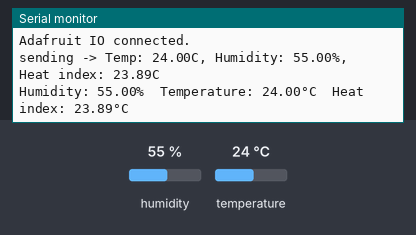
Simulated run of this sketch. Board: Arduino Uno, built with avr-gcc and run on an emulated ATmega328P. On the bench: the last lines printed to the serial monitor. The inputs (shaded band) are chosen by the test bench; at power-on: humidity 55 %, temperature 24 °C.

Above: at 2.7 s.
2.8 s: humidity set to 22 %
At 5.4 s:
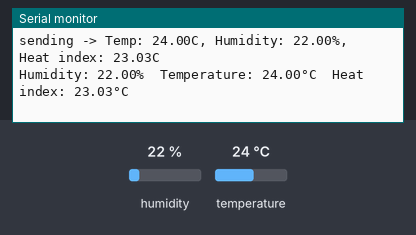
6.8 s: temperature set to 12 °C
At 9.3 s:
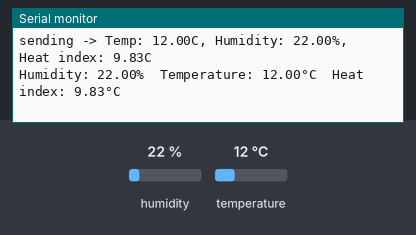
10.8 s: humidity set to 40 %
At 12.1 s:
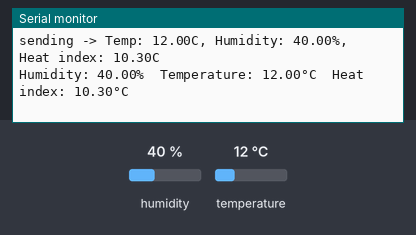
Timing chart, 0 to 13.8 s (numbered marks = the images above; inputs shaded):
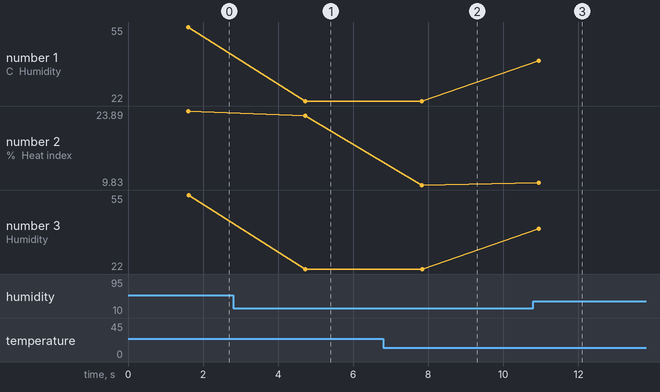

The sketch:

adafruitio_00_publish.ino
```cpp
#include "AdafruitIO_WiFi.h"
#include "config.h"
#include "DHT.h"

#define DHTPIN 14
#define DHTTYPE DHT22

DHT dht(DHTPIN, DHTTYPE);

// set up feed
AdafruitIO_Feed *temp = io.feed("temp");

void setup() {

  // start the serial connection
  Serial.begin(115200);

  // wait for serial monitor to open
  while(! Serial);

  Serial.print("Connecting to Adafruit IO");

  // connect to io.adafruit.com
  io.connect();

  // wait for a connection
  while(io.status() < AIO_CONNECTED) {
    Serial.println(".");
    delay(500);
  }

  // we are connected
  Serial.println();
  Serial.println(io.statusText());
  dht.begin();

}

void loop() {

  io.run();

  float humidity = dht.readHumidity();
  float temperature = dht.readTemperature();

  if (isnan(humidity) || isnan(temperature)) {
    Serial.println(F("Failed to read from DHT sensor!"));
    return;
  }

  float heatIndex = dht.computeHeatIndex(temperature, humidity, false);

  String temp_info = "Temp: " + String(temperature) + "C, Humidity: " + String(humidity) + "%, Heat index: " + String(heatIndex) + "C";

  Serial.print("sending -> ");
  Serial.println(temp_info);
  temp->save(temp_info);

  Serial.print("Humidity: ");
  Serial.print(humidity);
  Serial.print("%  Temperature: ");
  Serial.print(temperature);
  Serial.print("°C  Heat index: ");
  Serial.print(heatIndex);
  Serial.println("°C");

  delay(3000);
}
```

config.h
```cpp
/************************ Adafruit IO Config *******************************/

// visit io.adafruit.com if you need to create an account,
// or if you need your Adafruit IO key.
#define IO_USERNAME "fredhhoward"
#define IO_KEY "aio_VZno15oURUH3BiHXr0rYKBTCPZea"

/******************************* WIFI **************************************/

// the AdafruitIO_WiFi client will work with the following boards:
//   - HUZZAH ESP8266 Breakout -> https://www.adafruit.com/products/2471
//   - Feather HUZZAH ESP8266 -> https://www.adafruit.com/products/2821
//   - Feather HUZZAH ESP32 -> https://www.adafruit.com/product/3405
//   - Feather M0 WiFi -> https://www.adafruit.com/products/3010
//   - Feather WICED -> https://www.adafruit.com/products/3056
//   - Adafruit PyPortal -> https://www.adafruit.com/product/4116
//   - Adafruit Metro M4 Express AirLift Lite ->
//   https://www.adafruit.com/product/4000
//   - Adafruit AirLift Breakout -> https://www.adafruit.com/product/4201
//   - Adafruit AirLift Shield -> https://www.adafruit.com/product/4285
//   - Adafruit AirLift FeatherWing -> https://www.adafruit.com/product/4264

#define WIFI_SSID "VM0255918"
#define WIFI_PASS "zY9ovsmh8ekyonBy"

//#define WIFI_SSID "Brookes WiFi"
//#define WIFI_PASS "HelloBrookes"

// uncomment the following line if you are using airlift
// #define USE_AIRLIFT

// uncomment the following line if you are using winc1500
// #define USE_WINC1500

// uncomment the following line if you are using mrk1010 or nano 33 iot
//#define ARDUINO_SAMD_MKR1010

// comment out the following lines if you are using fona or ethernet
#include "AdafruitIO_WiFi.h"

#if defined(USE_AIRLIFT) || defined(ADAFRUIT_METRO_M4_AIRLIFT_LITE) ||         \
    defined(ADAFRUIT_PYPORTAL)
// Configure the pins used for the ESP32 connection
#if !defined(SPIWIFI_SS) // if the wifi definition isnt in the board variant
// Don't change the names of these #define's! they match the variant ones
#define SPIWIFI SPI
#define SPIWIFI_SS 10 // Chip select pin
#define NINA_ACK 9    // a.k.a BUSY or READY pin
#define NINA_RESETN 6 // Reset pin
#define NINA_GPIO0 -1 // Not connected
#endif
AdafruitIO_WiFi io(IO_USERNAME, IO_KEY, WIFI_SSID, WIFI_PASS, SPIWIFI_SS,
                   NINA_ACK, NINA_RESETN, NINA_GPIO0, &SPIWIFI);
#else
AdafruitIO_WiFi io(IO_USERNAME, IO_KEY, WIFI_SSID, WIFI_PASS);
#endif
/******************************* FONA **************************************/

// the AdafruitIO_FONA client will work with the following boards:
//   - Feather 32u4 FONA -> https://www.adafruit.com/product/3027

// uncomment the following two lines for 32u4 FONA,
// and comment out the AdafruitIO_WiFi client in the WIFI section
// #include "AdafruitIO_FONA.h"
// AdafruitIO_FONA io(IO_USERNAME, IO_KEY);

/**************************** ETHERNET ************************************/

// the AdafruitIO_Ethernet client will work with the following boards:
//   - Ethernet FeatherWing -> https://www.adafruit.com/products/3201

// uncomment the following two lines for ethernet,
// and comment out the AdafruitIO_WiFi client in the WIFI section
// #include "AdafruitIO_Ethernet.h"
// AdafruitIO_Ethernet io(IO_USERNAME, IO_KEY);
```

Measured:
- after the input at 2.8 s, the serial monitor: prints a new line after 1.9 s (image 1)
- after the input at 6.8 s, the serial monitor: prints a new line after 1.0 s (image 2)
- after the input at 10.8 s, the serial monitor: prints a new line after 0.14 s (image 3)
- plotted number 1: 55 → 22 after the input at 2.8 s, 22 → 40 after the input at 10.8 s
- plotted number 2: 23.89 → 23.03 after the input at 2.8 s, 23.03 → 9.83 after the input at 6.8 s, 9.83 → 10.3 after the input at 10.8 s
- plotted number 3: 55 → 22 after the input at 2.8 s, 22 → 40 after the input at 10.8 s
